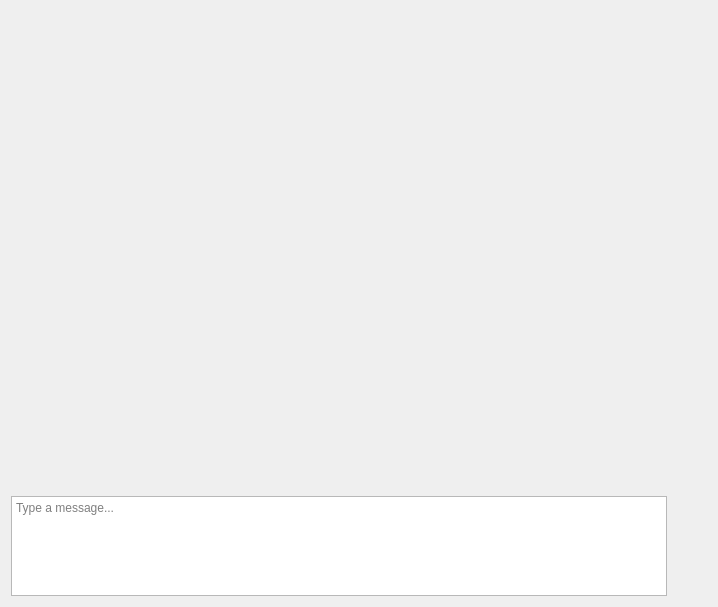
<?xml version="1.0" encoding="UTF-8"?>
<ui version="4.0">
 <class>Form</class>
 <widget class="QWidget" name="Form">
  <property name="geometry">
   <rect>
    <x>0</x>
    <y>0</y>
    <width>718</width>
    <height>607</height>
   </rect>
  </property>
  <property name="windowTitle">
   <string>Form</string>
  </property>
  <layout class="QGridLayout" name="gridLayout">
   <item row="0" column="0">
    <widget class="QScrollArea" name="scrollArea">
     <property name="frameShape">
      <enum>QFrame::NoFrame</enum>
     </property>
     <property name="widgetResizable">
      <bool>true</bool>
     </property>
     <widget class="QWidget" name="scrollAreaWidgetContents">
      <property name="geometry">
       <rect>
        <x>0</x>
        <y>0</y>
        <width>700</width>
        <height>483</height>
       </rect>
      </property>
      <layout class="QVBoxLayout" name="messageLayout">
       <property name="spacing">
        <number>10</number>
       </property>
       <item>
        <spacer name="verticalSpacer">
         <property name="orientation">
          <enum>Qt::Vertical</enum>
         </property>
         <property name="sizeHint" stdset="0">
          <size>
           <width>20</width>
           <height>40</height>
          </size>
         </property>
        </spacer>
       </item>
      </layout>
     </widget>
    </widget>
   </item>
   <item row="1" column="0">
    <widget class="QWidget" name="inputWidget" native="true">
     <property name="minimumSize">
      <size>
       <width>0</width>
       <height>50</height>
      </size>
     </property>
     <property name="maximumSize">
      <size>
       <width>16777215</width>
       <height>100</height>
      </size>
     </property>
     <layout class="QHBoxLayout" name="horizontalLayout">
      <property name="spacing">
       <number>10</number>
      </property>
      <property name="leftMargin">
       <number>0</number>
      </property>
      <property name="topMargin">
       <number>0</number>
      </property>
      <property name="rightMargin">
       <number>0</number>
      </property>
      <property name="bottomMargin">
       <number>0</number>
      </property>
      <item>
       <widget class="QTextEdit" name="messageInput">
        <property name="minimumSize">
         <size>
          <width>0</width>
          <height>50</height>
         </size>
        </property>
        <property name="maximumSize">
         <size>
          <width>16777215</width>
          <height>200</height>
         </size>
        </property>
        <property name="placeholderText">
         <string>Type a message...</string>
        </property>
       </widget>
      </item>
      <item>
       <layout class="QVBoxLayout" name="verticalLayout">
        <item>
         <widget class="QPushButton" name="sendButton">
          <property name="minimumSize">
           <size>
            <width>0</width>
            <height>0</height>
           </size>
          </property>
          <property name="maximumSize">
           <size>
            <width>30</width>
            <height>30</height>
           </size>
          </property>
          <property name="cursor">
           <cursorShape>PointingHandCursor</cursorShape>
          </property>
          <property name="text">
           <string/>
          </property>
          <property name="icon">
           <iconset>
            <normaloff>resources/send.png</normaloff>resources/send.png</iconset>
          </property>
          <property name="iconSize">
           <size>
            <width>30</width>
            <height>30</height>
           </size>
          </property>
          <property name="checkable">
           <bool>false</bool>
          </property>
          <property name="autoDefault">
           <bool>false</bool>
          </property>
          <property name="flat">
           <bool>true</bool>
          </property>
         </widget>
        </item>
        <item>
         <widget class="QPushButton" name="attachedButton">
          <property name="minimumSize">
           <size>
            <width>0</width>
            <height>0</height>
           </size>
          </property>
          <property name="maximumSize">
           <size>
            <width>30</width>
            <height>30</height>
           </size>
          </property>
          <property name="cursor">
           <cursorShape>PointingHandCursor</cursorShape>
          </property>
          <property name="text">
           <string/>
          </property>
          <property name="icon">
           <iconset>
            <normaloff>resources/attachedfiles.png</normaloff>resources/attachedfiles.png</iconset>
          </property>
          <property name="iconSize">
           <size>
            <width>25</width>
            <height>25</height>
           </size>
          </property>
          <property name="checkable">
           <bool>true</bool>
          </property>
          <property name="flat">
           <bool>true</bool>
          </property>
         </widget>
        </item>
        <item>
         <spacer name="verticalSpacer_2">
          <property name="orientation">
           <enum>Qt::Vertical</enum>
          </property>
          <property name="sizeHint" stdset="0">
           <size>
            <width>20</width>
            <height>40</height>
           </size>
          </property>
         </spacer>
        </item>
       </layout>
      </item>
     </layout>
    </widget>
   </item>
  </layout>
 </widget>
 <resources/>
 <connections/>
</ui>
